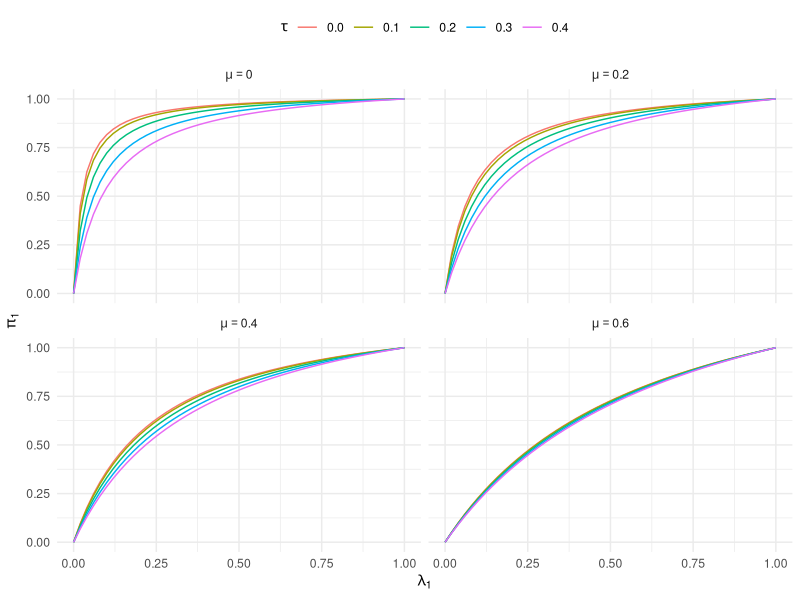
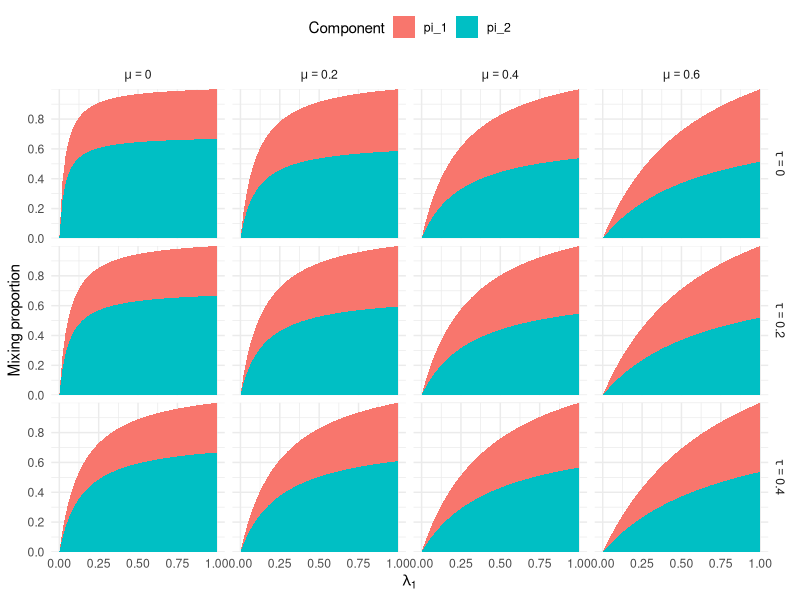

The R source for these figures, in order:
## ---- chunk 1
#| code-fold: show

sigma_i <- 2 / sqrt(rpois(10000, lambda = 30))
## ---- chunk 2
#| code-fold: show

mixing_prop <- function(
  mu, tau, lambda_1, sigma_i, 
  alpha_1 = .025
) {
  eta_i <- sqrt(tau^2 + sigma_i^2)
  c_1i <- (sigma_i * qnorm(1 - alpha_1) - mu) / eta_i
  EP_1 <- mean(pnorm(c_1i))
  pi_1 <- lambda_1 / (1 - (1 - lambda_1) * EP_1)
  return(pi_1)
}

mixing_prop(mu = 0.2, tau = 0.1, lambda_1 = 0.2, sigma_i = sigma_i)

## ---- chunk 3
#| fig-width: 8
#| fig-height: 6
#| out-width: 100%
#| fig-column: body
#| fig-cap: "Mixing proportion $\\pi_1$ as a function of selection parameter $\\lambda_1$ for selected values of $\\mu$ and $\\tau$."
#| lightbox: true
#| label: fig-mixing-prop

library(tidyverse)
param_grid <- 
  expand_grid(
    mu = seq(0.0, 0.6, 0.2),
    tau = seq(0.0, 0.4, 0.1),
    lambda_1 = seq(0, 1, 0.02)
  ) %>%
  mutate(
    mu_f = formatC(mu, format = "f", digits = 1) |> 
      fct() |> 
      fct_relabel(\(x) paste("mu ==", x)),
    tau_f = formatC(tau, format = "f", digits = 1) |> fct(),
    pi_1 = pmap_dbl(
      .l = list(mu = mu, tau = tau, lambda_1 = lambda_1),
      .f = mixing_prop, 
      sigma_i = sigma_i
    )
  )

ggplot(param_grid) + 
  aes(lambda_1, pi_1, color = tau_f) + 
  geom_line() + 
  facet_wrap(~ mu_f, labeller = "label_parsed") + 
  theme_minimal() + 
  theme(legend.position = "top") + 
  labs(
    x = expression(lambda[1]),
    y = expression(pi[1]),
    color = expression(tau)
  )
## ---- chunk 4
#| code-fold: show

mixing_prop2 <- function(
  mu, tau, lambda_1, lambda_2, sigma_i, 
  alpha_1 = .025, alpha_2 = .500
) {
  
  eta_i <- sqrt(tau^2 + sigma_i^2)
  c_1i <- (sigma_i * qnorm(1 - alpha_1) - mu) / eta_i
  c_2i <- (sigma_i * qnorm(1 - alpha_2) - mu) / eta_i
  EP_1 <- mean(pnorm(c_1i))
  EP_2 <- mean(pnorm(c_2i))
  denom <- 1 - (1 - lambda_1) * EP_1 - (lambda_1 - lambda_2) * EP_2
  pi_1 <- (lambda_1 - lambda_2) * (1 - EP_2) / denom
  pi_2 <- lambda_2 / denom
  return(data.frame(pi_1 = pi_1, pi_2 = pi_2))
}

mixing_prop2(mu = 0.2, tau = 0.1, lambda_1 = 0.4, lambda_2 = 0.1, sigma_i = sigma_i)

## ---- chunk 5
#| fig-width: 8
#| fig-height: 5
#| out-width: 100%
#| fig-column: body
#| fig-cap: "Mixing proportions $\\pi_1$ and $\\pi_2$ as a function of selection parameter $\\lambda_1$, setting $\\lambda_2 = 0.5 \\lambda_1$, for selected values of $\\mu$ and $\\tau$."
#| lightbox: true
#| label: fig-mixing-prop-4PSM

library(tidyverse)
param_grid_4PSM <- 
  expand_grid(
    mu = seq(0.0, 0.6, 0.2),
    tau = seq(0.0, 0.4, 0.2),
    lambda_1 = seq(0, 1, 0.02)
  ) %>%
  mutate(
    lambda_2 = 0.5 * lambda_1,
    mu_f = formatC(mu, format = "f", digits = 1) |> 
      fct() |> 
      fct_relabel(\(x) paste("mu ==", x)),
    tau_f = formatC(tau, format = "f", digits = 1) |> 
      fct() |> 
      fct_relabel(\(x) paste("tau ==", x)),
    pmap_dfr(
      .l = list(mu = mu, tau = tau, lambda_1 = lambda_1, lambda_2 = lambda_2),
      .f = mixing_prop2, 
      sigma_i = sigma_i
    )
  ) %>%
  pivot_longer(
    starts_with("pi_"), 
    names_to = "component",
    values_to = "prop"
  )

ggplot(param_grid_4PSM) + 
  aes(lambda_1, prop, fill = component) + 
  geom_area() + 
  facet_grid(tau_f ~ mu_f, labeller = "label_parsed") + 
  scale_y_continuous(
    limits = c(0,1), 
    expand = expansion(0,0),
    breaks = seq(0,0.8,0.2)
  ) + 
  theme_minimal() + 
  theme(legend.position = "top") + 
  labs(
    x = expression(lambda[1]),
    y = "Mixing proportion",
    fill = "Component"
  )
